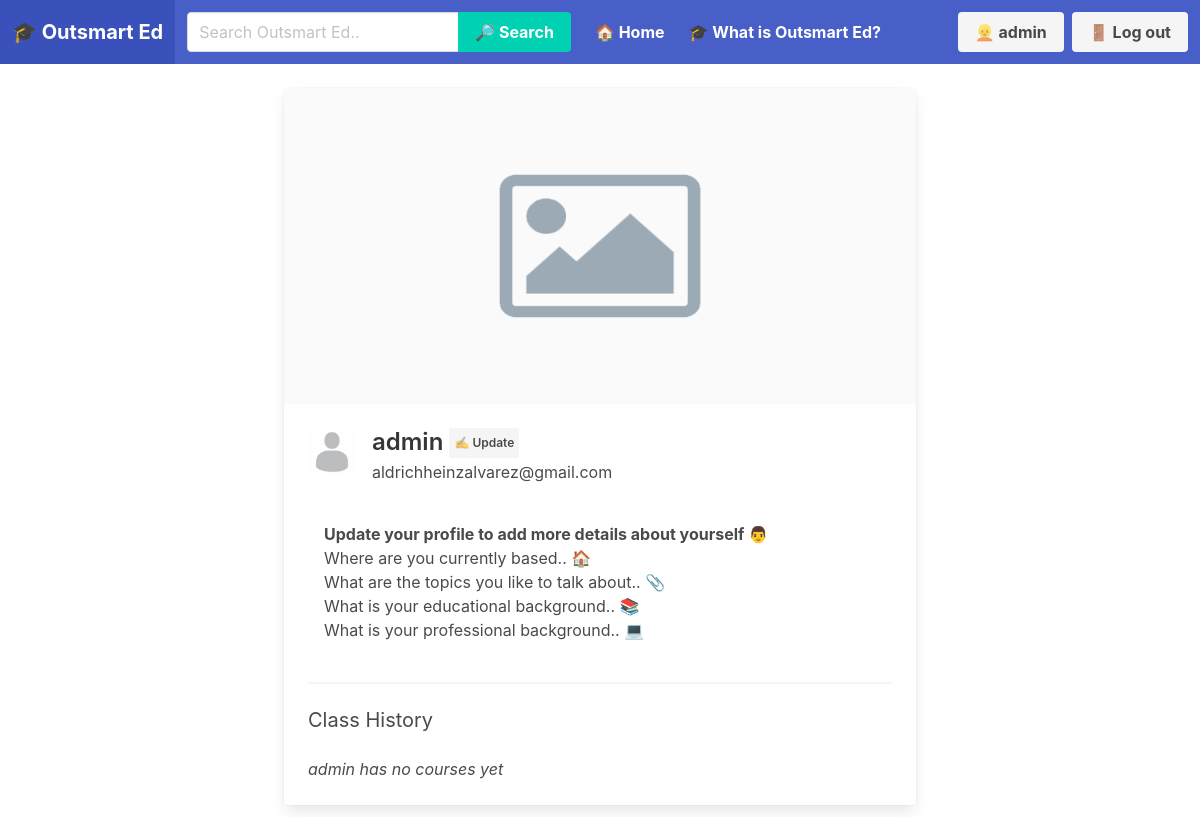
/profile/1/ (signed in), run on the app's committed database.
### users/models.py (models this page shows, shortened)
class Profile(models.Model):
   user = models.OneToOneField(User, on_delete=models.CASCADE)
   INSTRUCTOR = 'I'
   NOT = 'N'
   PRIVILEGES_CHOICES = [
      (INSTRUCTOR, 'Instructor'),
      (NOT, 'Not'),
   ]
   calendar = models.URLField(max_length=128, default='Paste here your Google Calendar shareable link..', blank=True)
   bio = models.CharField(max_length=500, default='More details about me..', blank=True)
   address = models.CharField(max_length=500, default='Where am I currently based..', blank=True)
   topics = models.CharField(max_length=500, default='What are the topics I like to talk about..', blank=True)
   education = models.CharField(max_length=500, default='What is my educational background..', blank=True)
   background = models.CharField(max_length=500, default='What is my professional background..', blank=True)
   image = models.ImageField(default='default_profile.jpg', upload_to='profile_pics')
   cover = models.ImageField(default='default_cover.png', upload_to='cover_pics')

### users/views.py (the view)
# urls.py: path('profile/<int:pk>/', user_views.profile.as_view(), name="profile"),
@method_decorator(login_required, name='dispatch')
class profile(DetailView):
   model = Profile
   template_name = 'users/profile.html'
   def get_context_data(self, *args, **kwargs):
      users = Profile.objects.all()
      context = super(profile, self).get_context_data(*args, **kwargs)
      page_user = get_object_or_404(Profile, id=self.kwargs['pk'])
      context["page_user"] = page_user
      return context

### users/templates/users/profile.html
{% extends 'app/base.html' %}
{% load crispy_forms_tags %}
{% block content %}
<br>
<div class="card">
   <div class="card-image">
     <figure class="image is-2by1">
       <img src="{{ page_user.user.profile.cover.url }}" onerror="this.src='https://bulma.io/images/placeholders/640x320.png';" alt="Placeholder image">
     </figure>
   </div>
   <div class="card-content">
     <div class="media">
       <div class="media-left">
        <figure class="image is-48x48">
          <img src="{{ page_user.user.profile.image.url }}" onerror="this.src='https://bulma.io/images/placeholders/96x96.png';" alt="img">
        </figure>
       </div>
       <div class="media-content">
         <p class="title is-4">{{ page_user.user.username }}
          {% if page_user.user.profile.user == user %}
          <a class="button is is-light is-small p-1" href="{% url 'update' %}">
          <span>✍ Update</span>
          </a>
          {% endif %}
      </p>
         <p class="subtitle is-6">{{ page_user.user.email }}</p>
       </div>
     </div>
     <div class="content">
       <p class="content p-4"><b>{{ page_user.user.profile.bio }} 👨</b><br>
       {{ page_user.user.profile.address }} 🏠 <br>
       {{ page_user.user.profile.topics }} 📎 <br>
       {{ page_user.user.profile.education }} 📚 <br>
       {{ page_user.user.profile.background }} 💻 </p>
     </div>
     {% if page_user.user.profile.status == 'I' %}
     {% if page_user.user.profile.user == user %}
     <div class="box">
      <h1 class="subtitle"><b>Your Notifications</b></h1>
      <div class="container">
        <h1 class="subtitle is-6">Session Requests</h1>
        <p class="content"></p>
       </div>
       <div class="container">
        <h1 class="subtitle is-6">Upcoming Classes</h1>
        <p class="content"></p>
       </div>
     </div>
     {% endif %}
     {% if page_user.user.profile.calendar != 'Paste here your Google Calendar shareable link..' %}
     <div class="container">
      <h1 class="subtitle">{{ page_user.user.username }}'s Calendar</h1>
      <iframe src="{{ page_user.user.profile.calendar }}" style="border: 0" width="100%" height="600" frameborder="0" scrolling="no"></iframe>
     </div>
     {% else %}
     <div class="container">
      <h1 class="subtitle">{{ page_user.user.username }}'s Calendar</h1>
      <p class="content"><i>{{ page_user.user.username }} has no calendar yet</i></p>
     </div>
     <hr>
     {% endif %}
     <div class="container">
      <h1 class="subtitle">{{ page_user.user.username }}'s Courses</h1>
      <p class="content"><i>{{ page_user.user.username }} has no courses yet</i></p>
     </div>
     <hr>
     <div class="container">
      <h1 class="subtitle">Teaching History</h1>
      <p class="content"><i>{{ page_user.user.username }} has no courses yet</i></p>
     </div>
     <hr>
   </div>
   {% else %}
   <hr>
     <div class="container">
      <h1 class="subtitle">Class History</h1>
      <p class="content"><i>{{ page_user.user.username }} has no courses yet</i></p>
     </div>
   {% endif %}
 </div>
{% endblock content %}

### app/templates/app/base.html (shortened to what this page needs)
{% load static %}
<!DOCTYPE html>
<html lang="en">
<head>
   <link rel="stylesheet" href="https://cdn.jsdelivr.net/npm/bulma@0.9.1/css/bulma.min.css">
</head>
<body>
   <nav class="navbar is-link" role="navigation" aria-label="main navigation">
      <div class="navbar-brand">
        <a class="navbar-item" href="{% url 'app-home' %}">
          <h1 class="title is-5" style="color:white;"><b>🎓 Outsmart Ed</b></h1>
        </a>
      </div>
      <div id="navbarBasicExample" class="navbar-menu">
        <div class="navbar-start">
          <div class="field has-addons m-3">
            <div class="control">
              <input class="input" type="text" placeholder="Search Outsmart Ed..">
            </div>
            <div class="control">
              <a class="button is-primary">
                <b>🔎 Search</b>
              </a>
            </div>
          </div>
          <a class="navbar-item" href="{% url 'app-home' %}">
            <b>🏠 Home</b>
          </a>
          <a class="navbar-item" href="{% url 'osed' %}">
            <b>🎓 What is Outsmart Ed? </b>
          </a>
        </div>
        <div class="navbar-end">
          <div class="navbar-item">
            <div class="buttons">
              {% if user.is_authenticated  %}
              <a class="button is-light" href="{% url 'profile' user.id %}">
                <b>👱 {{ user.username }}</b>
              </a>
              <a class="button is-light" href="{% url 'logout' %}">
                <b>🚪 Log out</b>
              </a>
              {% endif %}
            </div>
          </div>
        </div>
      </div>
    </nav>
    <div class="container is-max-desktop p-10">
      <div class="columns is-centered">
        <div class="column is-two-thirds">
          <div class="container">
            {% block content %}
            {% endblock %}
          </div>
        </div>
      </div>
    </div>
</body>
</html>

### data on the page
Profile: user.profile.cover (placeholder picture), user.profile.image (placeholder picture), user.username "admin", user.email "aldrichheinzalvarez@gmail.com", user.profile.bio "Update your profile to add more details about yourself", user.profile.address "Where are you currently based..", user.profile.topics "What are the topics you like to talk about..", user.profile.education "What is your educational background..", user.profile.background "What is your professional background.."

### other printed values
{{ user.username }} "admin"
